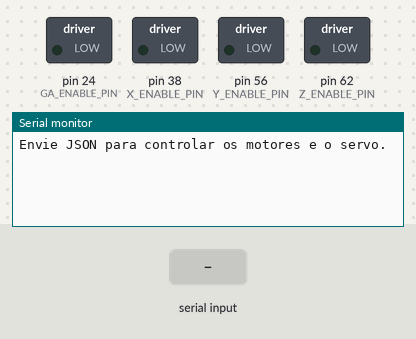
The sketch below on a simulated Arduino Mega 2560, built with avr-gcc and run on an emulated ATmega2560. Shown: switched loads named in the sketch (green lamp = pin HIGH), the last lines printed to the serial monitor. The test bench sets the inputs (shaded band).

Above: at 1.2 s.
1.3 s: "tras\n" received over Serial
At 2.5 s:
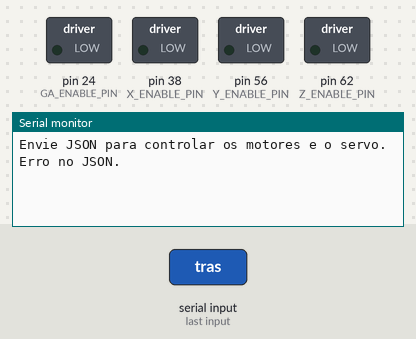
2.8 s: "1\n" received over Serial
At 3.8 s:
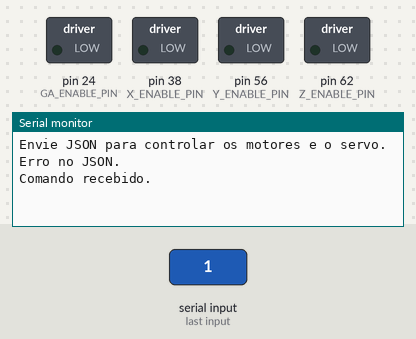

Measured:
- after the input at 1.3 s, the serial monitor: prints a new line at once (image 1)
- after the input at 2.8 s, the serial monitor: prints a new line at once (image 2)

The sketch:

braco_robo.ino
```cpp
#include <AccelStepper.h>
#include <ArduinoJson.h>
#include <Servo.h>

// Motores
AccelStepper motorX(AccelStepper::DRIVER, 54, 55);
AccelStepper motorY(AccelStepper::DRIVER, 60, 61);
AccelStepper motorZ(AccelStepper::DRIVER, 46, 48);
AccelStepper motorGA(AccelStepper::DRIVER, 26, 28);

AccelStepper motorGA2(AccelStepper::HALF4WIRE, 4, 6, 5, 11);


// Pinos de ENABLE
#define X_ENABLE_PIN 38
#define Y_ENABLE_PIN 56
#define Z_ENABLE_PIN 62
#define GA_ENABLE_PIN 24

// limete da GA e o X para não estragar o fios
//150° no codigo. no robo 150°
#define MAX_PASSOS_GA 853
#define MIN_PASSOS_GA -853
// 360° no codigo. com a engrenagem planetaria é 180°
#define MAX_PASSOS_X 2048
#define MIN_PASSOS_X -2048

String bufferSerial = "";

void setup() {
  Serial.begin(9600);

  pinMode(X_ENABLE_PIN, OUTPUT);
  pinMode(Y_ENABLE_PIN, OUTPUT);
  pinMode(Z_ENABLE_PIN, OUTPUT);
  pinMode(GA_ENABLE_PIN, OUTPUT);

  digitalWrite(X_ENABLE_PIN, LOW);
  digitalWrite(Y_ENABLE_PIN, LOW);
  digitalWrite(Z_ENABLE_PIN, LOW);
  digitalWrite(GA_ENABLE_PIN, LOW);

  // Configurações de movimento
  motorX.setMaxSpeed(1000);
  motorX.setAcceleration(900);
  motorY.setMaxSpeed(1000);
  motorY.setAcceleration(900);
  motorZ.setMaxSpeed(1000);
  motorZ.setAcceleration(900);
  motorGA.setMaxSpeed(1000);
  motorGA.setAcceleration(900);

  motorGA2.setMaxSpeed(350);      // velocidade máxima
  motorGA2.setAcceleration(150);  // aceleração


  Serial.println("Envie JSON para controlar os motores e o servo.");
}

void loop() {
  // Motores
  motorX.run();
  motorY.run();
  motorZ.run();
  motorGA.run();

  motorGA2.run();
  // motorGA2.moveTo(2048); // Vai girar 1 volta para frente

  // Recebe JSON
  while (Serial.available()) {
    char c = Serial.read();
    if (c == '\n') {
      StaticJsonDocument<512> doc;
      DeserializationError erro = deserializeJson(doc, bufferSerial);

      if (erro) {
        Serial.println("Erro no JSON.");
      } else {
        moverMotor(doc, "X", motorX);
        moverMotor(doc, "Y", motorY);
        moverMotor(doc, "Z", motorZ);
        moverMotor(doc, "GA", motorGA);
        moverMotorGA2(doc);
        Serial.println("Comando recebido.");
      }
      bufferSerial = "";
    } else {
      bufferSerial += c;
    }
  }
}


void moverMotor(JsonDocument& doc, const char* nome, AccelStepper& motor) {
  if (!doc.containsKey(nome)) return;

  const char* sentido = doc[nome]["sentido"];
  int valor = doc[nome]["passos"];

  int passos = constrain(valor, 0, 100) * 16;

  if (strcmp(sentido, "tras") == 0) {
    passos = -passos;
  }

  long novaPosicao = motor.currentPosition() + passos;

  if (strcmp(nome, "GA") == 0) {
    if (novaPosicao > MAX_PASSOS_GA) {
      novaPosicao = MAX_PASSOS_GA;
      Serial.println("GA atingiu o limite de +180°");
    } else if (novaPosicao < MIN_PASSOS_GA) {
      novaPosicao = MIN_PASSOS_GA;
      Serial.println("GA atingiu o limite de -180°");
    }
    motor.moveTo(novaPosicao);
  } else if (strcmp(nome, "X") == 0) {
      if (novaPosicao > MAX_PASSOS_X) {
        novaPosicao = MAX_PASSOS_X;
        Serial.println("X atingiu o limite de +350°");
      } else if (novaPosicao < MIN_PASSOS_X) {
        novaPosicao = MIN_PASSOS_X;
        Serial.println("X atingiu o limite de -350°");
      }
      motor.moveTo(novaPosicao);
  } else {
    motor.moveTo(novaPosicao);
  }

  Serial.print("Motor ");
  Serial.print(nome);
  Serial.print(" -> ");
  Serial.print(sentido);
  Serial.print(" ");
  Serial.print(abs(passos));
  Serial.println(" passos");
}


void moverMotorGA2(JsonDocument& doc) {
  if (!doc.containsKey("GA2")) return;

  const char* sentido = doc["GA2"]["sentido"];
  int valor = doc["GA2"]["passos"];
  int passos = constrain(valor, 0, 100) * 8; // aumente a multiplicação para mais força

  if (strcmp(sentido, "tras") == 0) passos = -passos;

  motorGA2.moveTo(motorGA2.currentPosition() + passos);

  Serial.print("Motor GA2 -> ");
  Serial.print(sentido);
  Serial.print(" ");
  Serial.print(abs(passos));
  Serial.println(" passos");
}


/*


{
  "X": {"sentido": "frente", "passos": 50},
  "Y": {"sentido": "tras", "passos": 25},
  "Z": {"sentido": "frente", "passos": 75},
  "GA": {"sentido": "tras", "passos": 100}
  "GA2": {"sentido": "tras", "agulo": 100}
}


*/
```
